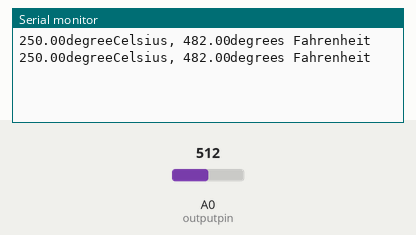
This sketch was run on a simulated Arduino Uno, built with avr-gcc and run on an emulated ATmega328P. Shown: the last lines printed to the serial monitor. The test bench sets the inputs (shaded band); at power-on: A0 (outputpin) = 512.

Above: at 1.8 s.
1.9 s: A0 (outputpin) set to 716
At 2.8 s:
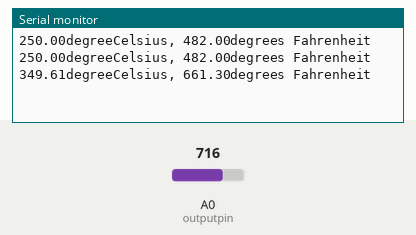
3.4 s: A0 (outputpin) set to 900
At 4.4 s:
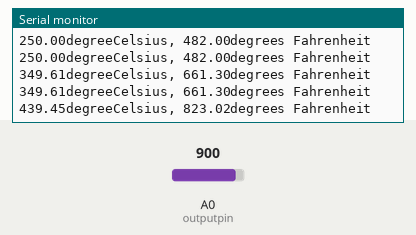
Timing chart, 0 to 6.4 s (numbered marks = the images above; inputs shaded):
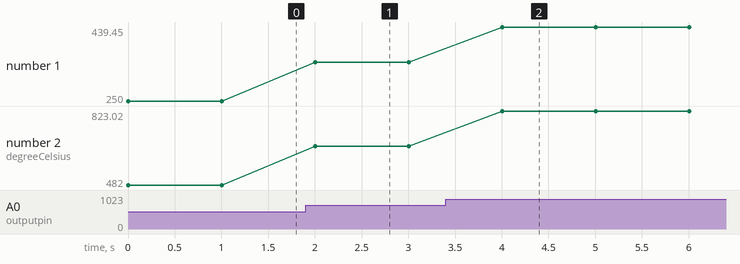

The sketch:

stunning_uusam_tumelo1.ino
```cpp
/*
  This program blinks pin 13 of the Arduino (the
  built-in LED)
*/
int outputpin = 0;
void setup()
{
	Serial.begin(9600);
}


void loop()
{
  int rawvoltage = analogRead(outputpin);
  float millivolts = (rawvoltage/1024.0)*5000;
  float celsius = millivolts/10;
  Serial.print(celsius);
  Serial.print("degreeCelsius, ");
  Serial.print((celsius*9)/5 +32);
  Serial.println("degrees Fahrenheit");
  delay(1000);
}
```

Measured:
- after the input at 1.9 s, the serial monitor: prints a new line after 0.10 s (image 1)
- after the input at 3.4 s, the serial monitor: prints a new line after 0.61 s (image 2)
- plotted number 1: 250 → 349.61 after the input at 1.9 s, 349.61 → 439.45 after the input at 3.4 s
- plotted number 2: 482 → 661.3 after the input at 1.9 s, 661.3 → 823.02 after the input at 3.4 s
